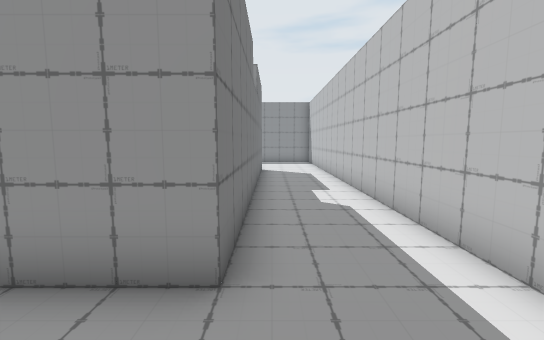
View 1 (above)

19 first-person views from a walk through a 3-D level made in the Unity game engine. The camera is 1.4 m above the floor, tilts 6° down and sees 90° across. Doors are open. The floor is counted in squares, 1 m on a side. Each view is taken from the middle of a square. On the plan, view 1 faces up. The plan holds only what a view shows up to about 13 squares ahead; the rest is blank. The place goes on beyond the plan. The player is left out. Some surface patterns are stand-ins.

View 2
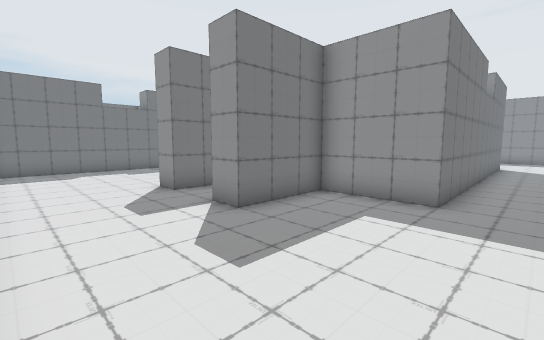

View 3
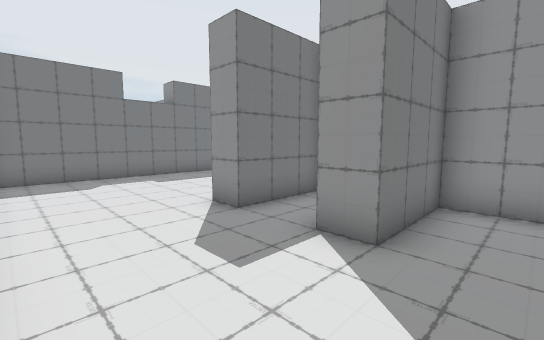

View 4
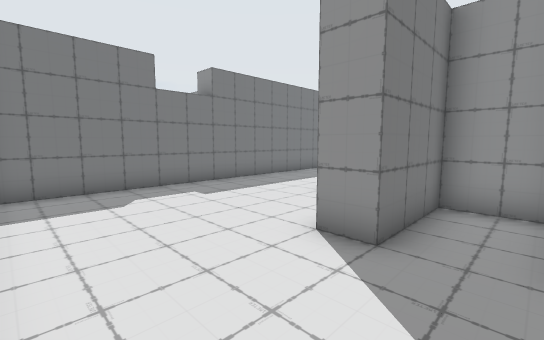

View 5
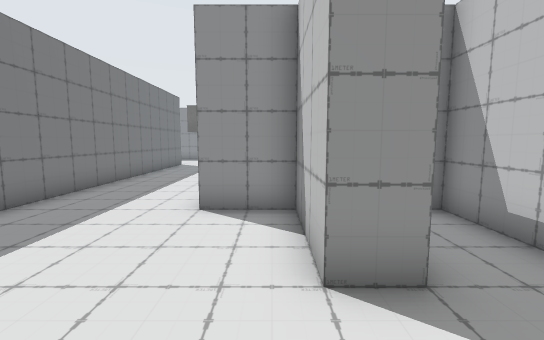

View 6
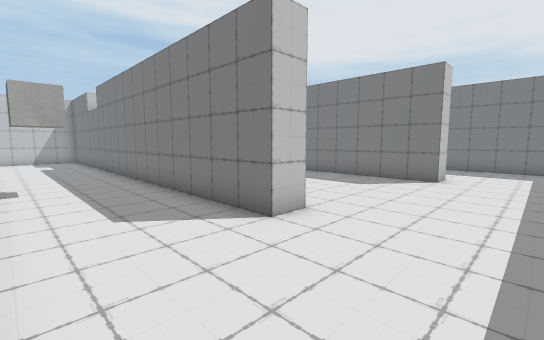

View 7
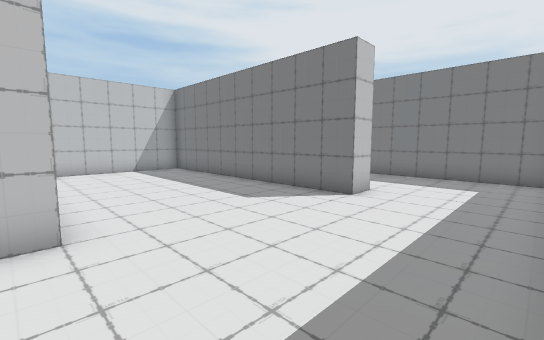

View 8
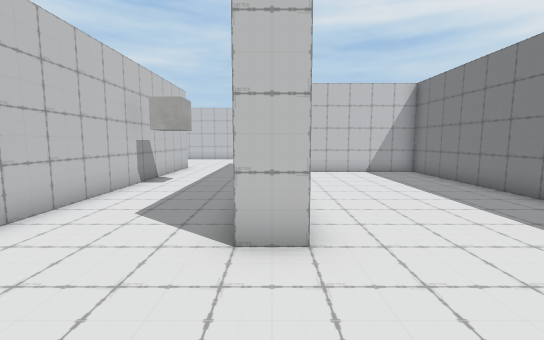

View 9
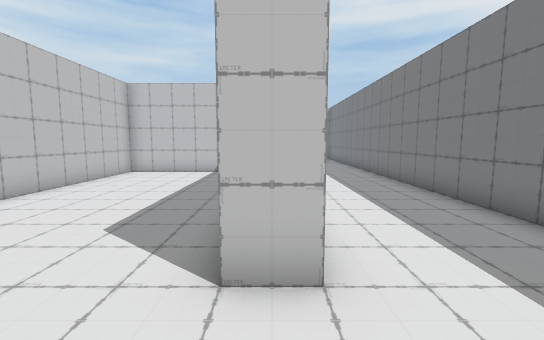

View 10
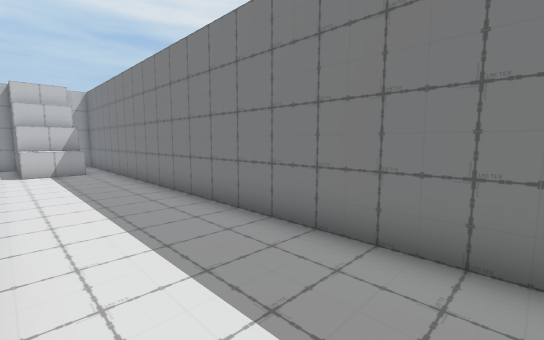

View 11
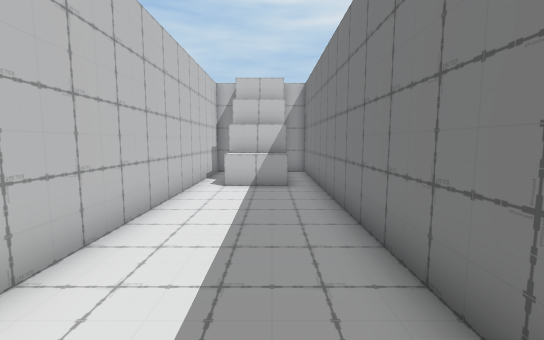

View 12
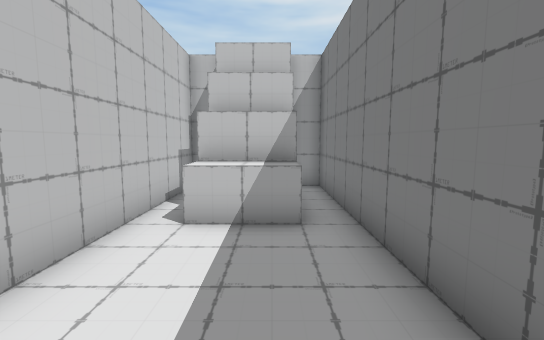

View 13
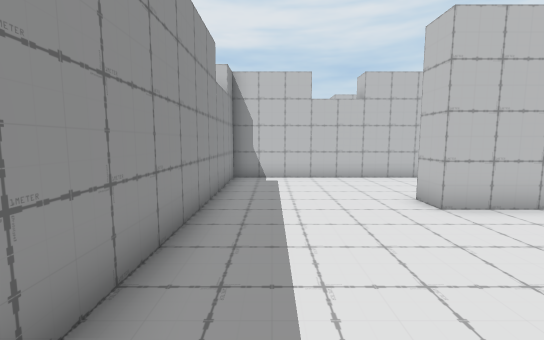

View 14
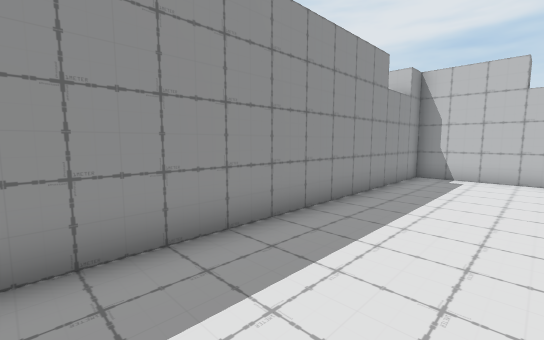

View 15
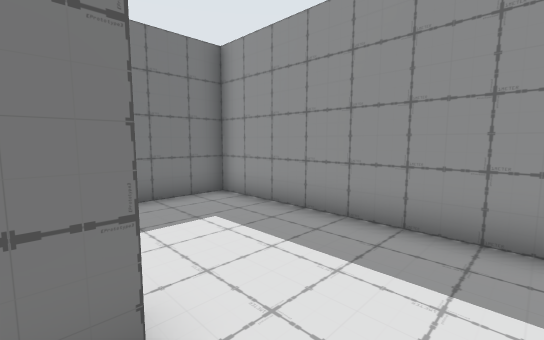

View 16
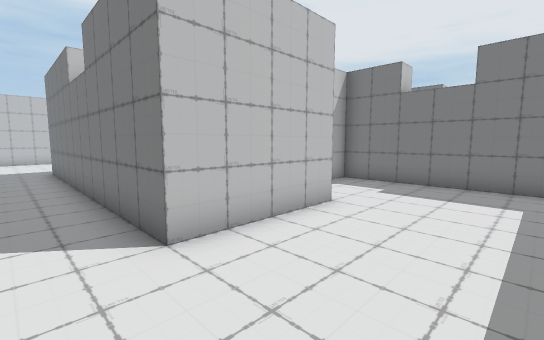

View 17
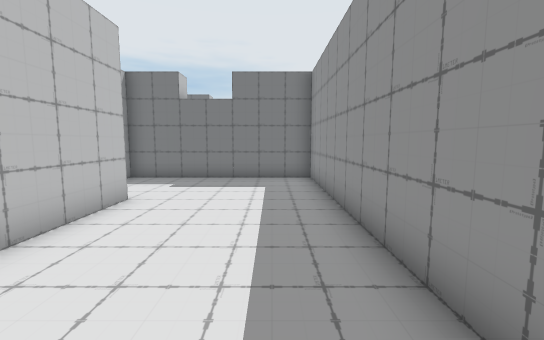

View 18
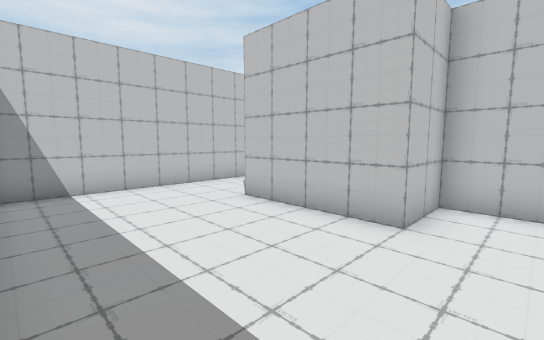

View 19
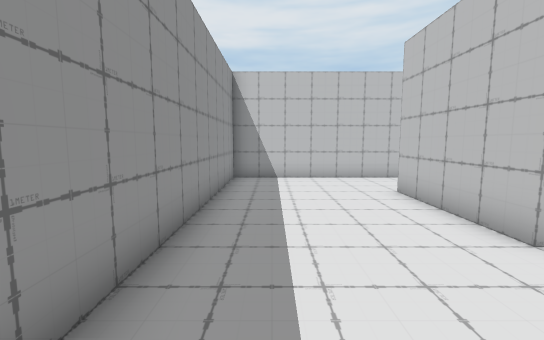

### Floor plan
Points are (right, up) in squares from view 1. A wall is a line through its corners. A room is listed if a view was taken in it or the views show most of it. See-through windows are left out.
Room 1 (views 1, 2, 3, 4, 5, 6, 7, 8, 9, 10, 11, 12, 13, 14, 15, 16, 17, 18, 19)
walls: (-9.5, 4) (-9.5, 18.5) (-25.5, 18.5) (-25.5, -4.5) (-24.6, -4.5); (-6.1, 11.5) (-4.5, 11.5) (-4.5, 13.5) (-0.5, 13.5) (-0.5, 2.5) (-3.5, 2.5) (-3.5, -0.5) (-4.5, -0.5); (-4.5, 0.4) (-4.5, 2.5) (-6.5, 2.5) (-6.5, -0.5) (-7.5, -0.5) (-7.5, 2.5) (-9.5, 2.5); (-21.6, 14.5) (-20.5, 14.5) (-20.5, 4.5) (-14.5, 4.5) (-14.5, 13.5) (-13.5, 13.5) (-13.5, -4.1); (2.5, 2.4) (2.5, 18.5) (-8.5, 18.5) (-8.5, 11.5) (-7.6, 11.5); (-22.6, -4.5) (-21.5, -4.5) (-21.5, 5.6)
objects: other object (-24, -4) to (-23, -1)

Positions as (right, up) in squares from view 1, and headings:
1: (0, 0), facing up
2: (1, -4), facing up-left
3: (-2, -4), facing up-left
4: (-5, -4), facing up-left
5: (-8, -3), facing up
6: (-10, 17), facing down-left
7: (-14, 18), facing down-left
8: (-14, 17), facing down
9: (-21, 17), facing down
10: (-22, 13), facing down-left
11: (-24, 8), facing down
12: (-24, 4), facing down
13: (-20, 17), facing right
14: (-21, 15), facing up-right
15: (-19, 14), facing up-left
16: (1, 17), facing down-left
17: (2, 17), facing left
18: (-6, 18), facing down-right
19: (-8, 17), facing right
